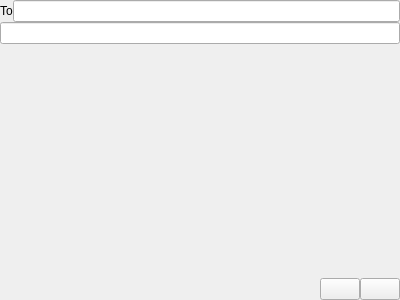
<?xml version="1.0" encoding="UTF-8"?>
<ui version="4.0">
 <class>WriteSmsScreen</class>
 <widget class="QWidget" name="WriteSmsScreen">
  <property name="geometry">
   <rect>
    <x>0</x>
    <y>0</y>
    <width>400</width>
    <height>300</height>
   </rect>
  </property>
  <property name="windowTitle">
   <string>Form</string>
  </property>
  <layout class="QVBoxLayout" name="verticalLayout">
   <property name="spacing">
    <number>0</number>
   </property>
   <property name="leftMargin">
    <number>0</number>
   </property>
   <property name="topMargin">
    <number>0</number>
   </property>
   <property name="rightMargin">
    <number>0</number>
   </property>
   <property name="bottomMargin">
    <number>0</number>
   </property>
   <item>
    <layout class="QHBoxLayout" name="horizontalLayout_2">
     <item>
      <widget class="QLabel" name="label">
       <property name="text">
        <string>To</string>
       </property>
      </widget>
     </item>
     <item>
      <widget class="QLineEdit" name="editTo"/>
     </item>
    </layout>
   </item>
   <item>
    <widget class="QLineEdit" name="editText">
     <property name="font">
      <font>
       <pointsize>8</pointsize>
      </font>
     </property>
    </widget>
   </item>
   <item>
    <widget class="VirtualKeyboard" name="virtualKeyboard" native="true">
     <property name="sizePolicy">
      <sizepolicy hsizetype="Preferred" vsizetype="Expanding">
       <horstretch>0</horstretch>
       <verstretch>0</verstretch>
      </sizepolicy>
     </property>
    </widget>
   </item>
   <item>
    <layout class="QHBoxLayout" name="horizontalLayout">
     <item>
      <spacer name="horizontalSpacer">
       <property name="orientation">
        <enum>Qt::Horizontal</enum>
       </property>
       <property name="sizeHint" stdset="0">
        <size>
         <width>40</width>
         <height>20</height>
        </size>
       </property>
      </spacer>
     </item>
     <item>
      <widget class="QPushButton" name="buttonSend">
       <property name="text">
        <string/>
       </property>
       <property name="icon">
        <iconset resource="mobilephone2.qrc">
         <normaloff>:/images/sms-send.svg</normaloff>:/images/sms-send.svg</iconset>
       </property>
      </widget>
     </item>
     <item>
      <widget class="QPushButton" name="buttonHome">
       <property name="text">
        <string/>
       </property>
       <property name="icon">
        <iconset resource="mobilephone2.qrc">
         <normaloff>:/images/home.svg</normaloff>:/images/home.svg</iconset>
       </property>
      </widget>
     </item>
    </layout>
   </item>
  </layout>
 </widget>
 <customwidgets>
  <customwidget>
   <class>VirtualKeyboard</class>
   <extends>QWidget</extends>
   <header>virtualkeyboard.h</header>
   <container>1</container>
  </customwidget>
 </customwidgets>
 <resources>
  <include location="mobilephone2.qrc"/>
 </resources>
 <connections/>
</ui>
